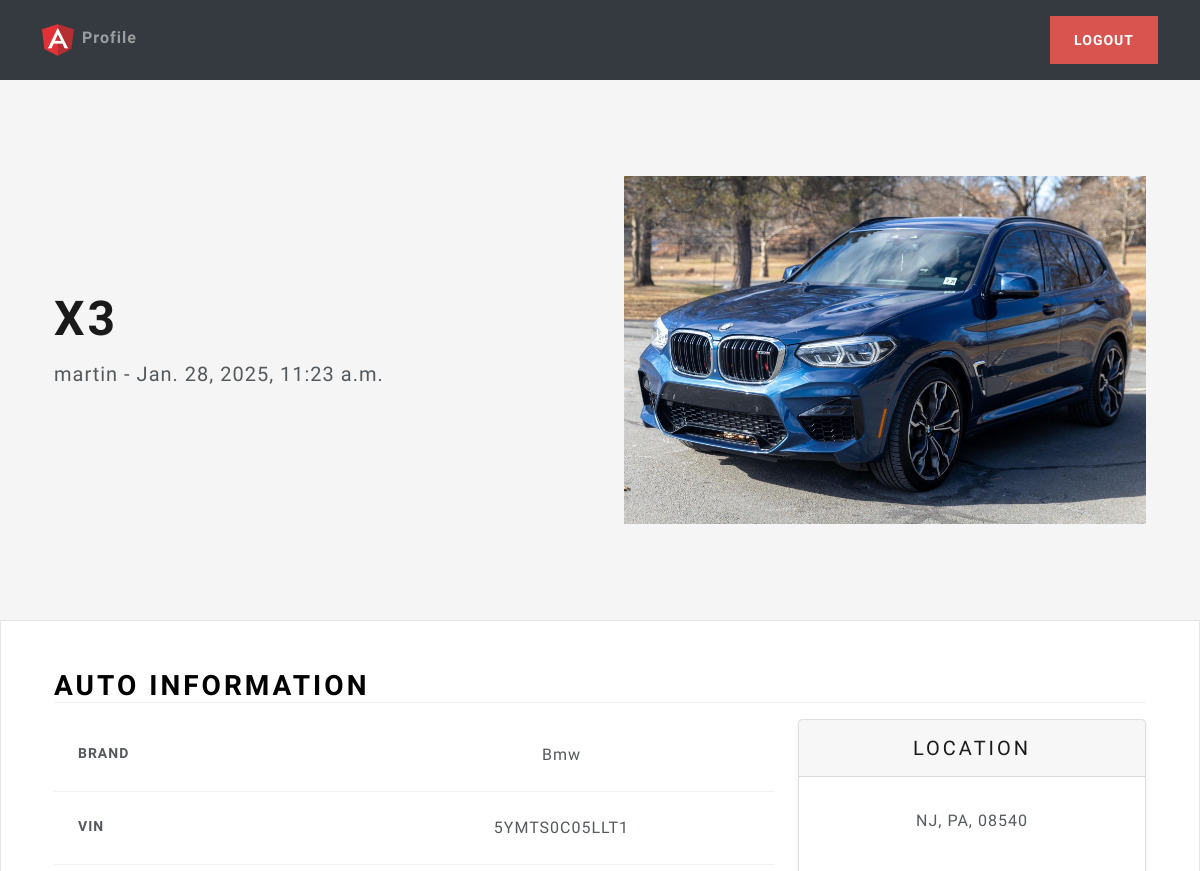
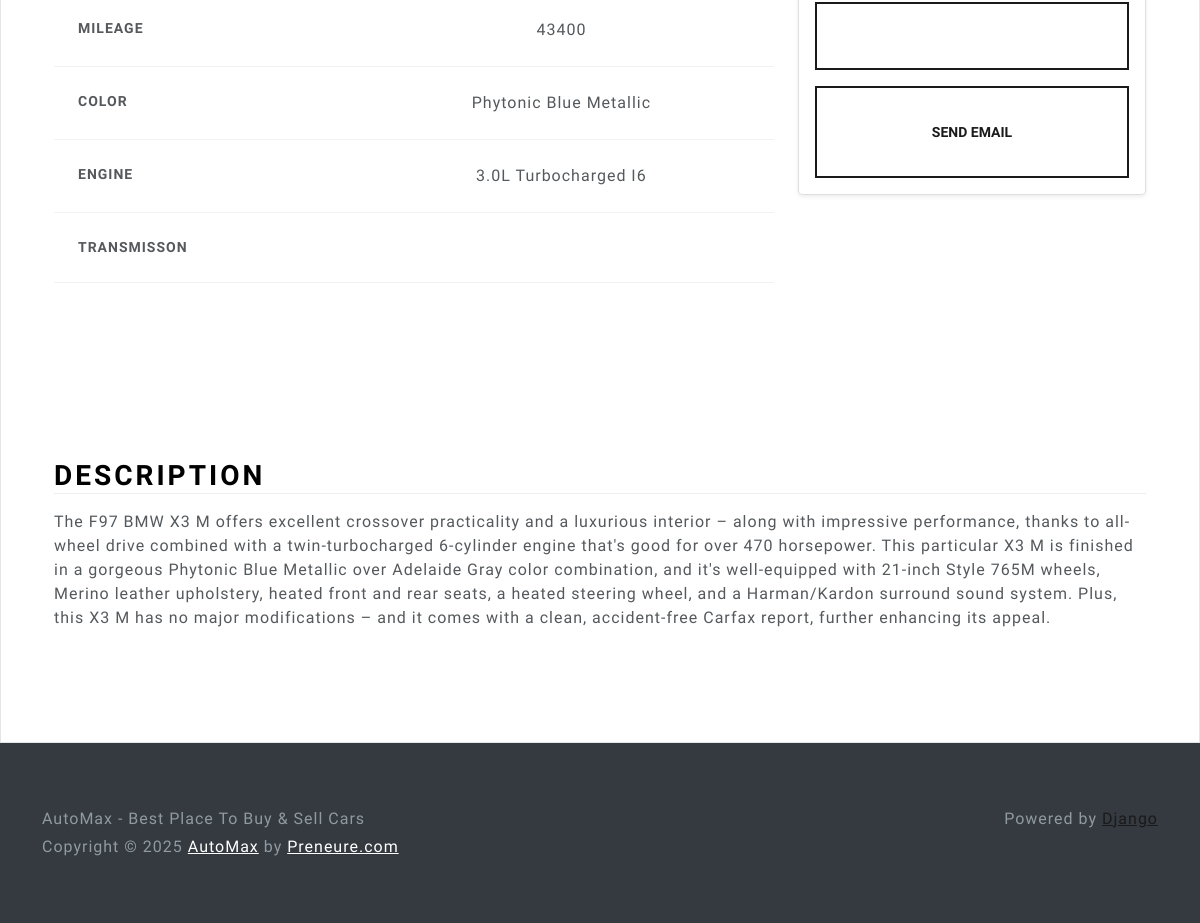
The page /listing/e3ccb341-c1ee-4ca3-acbc-9e62fde386d6/ (signed in) on the database its author committed (2 pictures, top to bottom).
### main/models.py (models this page shows, shortened)
class Listing(models.Model):
    id = models.UUIDField(primary_key=True, default=uuid.uuid4, unique=True, editable=False)
    created_at = models.DateTimeField(auto_now_add=True)
    updated_at = models.DateTimeField(auto_now=True)
    seller = models.ForeignKey(Profile, on_delete=models.CASCADE)
    brand = models.CharField(max_length=24, choices=CAR_BRANDS, default=None)
    model = models.CharField(max_length=64,)
    vin = models.CharField(max_length=17,)
    mileage = models.IntegerField(default=0)
    color = models.CharField(max_length=24,)#default='White'
    description = models.TextField()
    engine = models.CharField(max_length=24)
    transmission = models.CharField(max_length=24, choices=TRANSMISSION_OPTIONS, default=None)
    location = models.OneToOneField(Location, on_delete=models.SET_NULL, null=True)
    image = models.ImageField(upload_to=user_listing_path)

### users/models.py (models this page shows, shortened)
class Profile(models.Model):
    user = models.OneToOneField(User, on_delete=models.CASCADE)
    photo = models.ImageField(upload_to=user_directory_path, null=True)
    bio = models.CharField(max_length=140, blank=True)
    phone_number = models.CharField(max_length=12, blank=True)
    location = models.OneToOneField(Location, on_delete=models.SET_NULL, null=True)

class Location(models.Model):
    address_1 = models.CharField(max_length=128, blank=True)
    address_2 = models.CharField(max_length=128, blank=True)
    city = models.CharField(max_length=64)
    state = USStateField(default="NY")
    zip_code = USZipCodeField(blank=True)

### main/views.py (the view)
# urls.py: path('listing/<str:id>/', listing_view, name='listing'),
@login_required
def listing_view(request, id):
    try:
        listing = Listing.objects.get(id=id)
        if Listing is None:
            raise Exception
        return render(request, 'views/listing.html', {'listing': listing, })
    except Exception as e:
            messages.error(request, f'Invalid UID {id} was provided for listing')
            return redirect('home')

### main/templates/views/listing.html (shortened to what this page needs)
{% extends 'base/base.html' %}
{% load static %}
{% block 'body' %}
<main>
    <section class="container col-xxl-8 px-4 py-5">
        <div class="row flex-lg-row-reverse align-items-center g-5 py-5">
            <div class="col-10 col-sm-8 col-lg-6">
                <img src="{{ listing.image.url }}" class="d-block mx-lg-auto img-fluid" width="1920" height="1080"
                    loading="lazy">
            </div>
            <div class="col-lg-6">
                <h1 class="display-5 fw-bold lh-1 mb-3">{{ listing.model }}</h1>
                <p class="lead">{{ listing.seller.user.username }} - {{ listing.updated_at }}</p>
            </div>
        </div>
    </section>
    <div class="bg-light">
        <div class="container px-4 py-5">
            <h2 class="mb-3 border-bottom" style="color: black">Auto Information</h2>
            <div class="row row-cols-1 row-cols-md-3 mb-3 text-center">
                <div class="col-lg-8">
                    <div class="table-responsive">
                        <table class="table text-center">
                            <tbody>
                                <tr>
                                    <th scope="row" class="text-start">Brand</th>
                                    <td> {{listing.brand|capfirst }}</td>
                                </tr>
                                <tr>
                                    <th scope="row" class="text-start">Vin</th>
                                    <td> {{listing.vin }}</td>
                                </tr>
                                <tr>
                                    <th scope="row" class="text-start">Mileage</th>
                                    <td> {{listing.mileage }}</td>
                                </tr>
                                <tr>
                                    <th scope="row" class="text-start">Color</th>
                                    <td> {{listing.color }}</td>
                                </tr>
                                <tr>
                                    <th scope="row" class="text-start">Engine</th>
                                    <td> {{listing.engine }}</td>
                                </tr>
                                <tr>
                                    <th scope="row" class="text-start">Transmisson</th>
                                    <td> {{listing.transmisson|capfirst }}</td>
                                </tr>
                            </tbody>
                        </table>
                    </div>
                </div>
                <div class="col-lg-4">
                    <div class="card mb-4 rounded-3 shadow-sm">
                        <div class="card-header py-3">
                            <h4 class="my-0 fw-normal">Location</h4>
                        </div>
                        <div class="card-body">
                            <ul class="list-unstyled mt-3 mb-4">
                                <li>{{ listing.location.city }}, {{ listing.location.state }},
                                    {{listing.location.zip_code }} </li>
                            </ul>
                            <button
                                class="w-100 btn btn-lg btn-outline-primary my-3">{{listing.seller.phone_number}}</button>
                            <button id="sendEmail" class="w-100 btn btn-lg btn-outline-primary">Send Email</button>
                        </div>
                    </div>
                </div>
            </div>
        </div>
        <div class="container px-4 py-5">
            <div class="row g-4 py-5">
                <div class="col d-flex align-items-start">
                    <div>
                        <h2 class="mb-3 border-bottom" style="color: black">Description</h2>
                        <p> {{ listing.description }}</p>
                    </div>
                </div>
            </div>
        </div>
    </div>
</main>
{% endblock %}

### main/templates/base/base.html (shortened to what this page needs)
{% load static%}
<!DOCTYPE html>
<head>
<link href="{% static 'css/bootstrap.min.css' %}" rel="stylesheet">
<link href="{% static 'css/style.css' %}" rel="stylesheet">
</head>
<body>
    {% block 'header' %}
    <header class="p-3 bg-dark text-white w-100 nav-masthead">
        <div class="container">
        <div class="d-flex flex-wrap align-items-center justify-content-center justify-content-lg-start">
            <a href="{% url 'home' %}" class="d-flex align-items-center mb-2 mb-lg-0 text-white text-decoration-none">
                <img class="bi-me-2" width="32" height="32" src="{% static 'images/logo.png'%}" arial-label="Bootstrap">
            </a>
            {% if request.user.is_authenticated %}
            <ul class="nav col-12 col-lg-auto me-lg-auto mb-2 justify-content-center mb-md-0">
                <li>
                    <a href="{% url 'profile' %}" class="nav-link px-2">Profile</a>
                </li>
            </ul>
            <div class="text-end">
                <a type="button" href="{% url 'logout' %}" class="btn btn-danger">Logout</a>
            </div>
            {% endif %}
        </div>
    </div>
</header>
    {% endblock %}
    {% block 'body'%}
    {% endblock %}
</body>
{% block 'footer'%}
<footer class="footer text-muted bg-dark py-5">
    <div class="container">
        <p class="float-end mb-1">Powered by <a href="https://www.djangoproject.com/">Django</a></p>
        <p class="mb-1">AutoMax - Best Place To Buy & Sell Cars</p>
        <p>Copyright © {% now 'Y' %} <a href="" class="text-white">AutoMax</a> by <a href="" class="text-white">Preneure.com</a></p>
    </div>
</footer>
{% endblock %}
</html>

### main/static/css/style.css (style rules this page uses)
html, body { height: 100%; }
body { align-items: center; padding-bottom: 40px; background-color: #f5f5f5; }
.h2, h2 { color: white; }
.nav-masthead .nav-link { padding: .25rem 0; font-weight: 700; color: rgba(255, 255, 255, .5); background-color: transparent; border-bottom: .25rem solid transparent; }

### rows shown on the page
Listing: image (picture), model "X3", seller.user.username "martin", updated_at "Jan. 28, 2025, 11:23 a.m.", brand "Bmw", vin "5YMTS0C05LLT1", mileage "43400", color "Phytonic Blue Metallic", engine "3.0L Turbocharged I6", location.city "NJ", location.state "PA", location.zip_code "08540", description "The F97 BMW X3 M offers excellent crossover practicality and a luxurious interior – along with impressive performance, thanks to all-wheel drive combined with a twin-turbocharged 6-cylinder engine that's good for over 470 horsepower. This particular X3 M is finished in a gorgeous Phytonic Blue Metallic over Adelaide Gray color combination, and it's well-equipped with 21-inch Style 765M wheels, Merino leather upholstery, heated front and rear seats, a heated steering wheel, and a Harman/Kardon surround sound system. Plus, this X3 M has no major modifications – and it comes with a clean, accident-free Carfax report, further enhancing its appeal."
